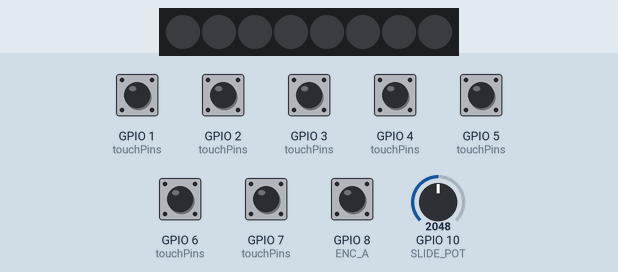
This sketch was run on a simulated ESP32-S3. On the bench: 8 RGB LEDs in strip order, left to right. The test bench sets the inputs (shaded band); at power-on: GPIO 1 (touchPins), GPIO 2 (touchPins), GPIO 3 (touchPins), GPIO 4 (touchPins), GPIO 5 (touchPins), GPIO 6 (touchPins), GPIO 7 (touchPins), GPIO 8 (ENC_A) HIGH, GPIO 10 (SLIDE_POT) = 2048. Dim RGB values are drawn brighter than linear; MIDI output is not drawn; USB keyboard and mouse output is not drawn.

Above: at 1.2 s.
1.3 s: GPIO 1 (touchPins) pulled LOW for 0.15 s
At 1.37 s:
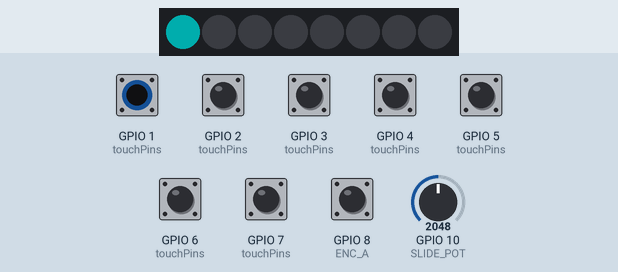
2.9 s: GPIO 2 (touchPins) pulled LOW for 0.15 s
At 2.98 s:
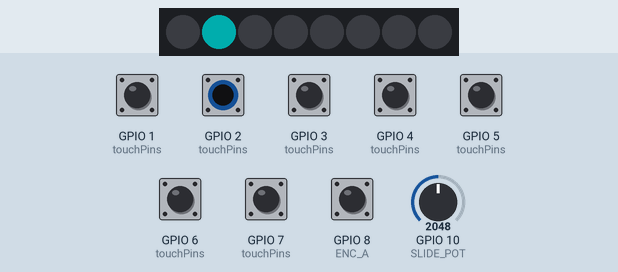
4.5 s: GPIO 3 (touchPins) pulled LOW for 0.15 s
At 4.58 s:
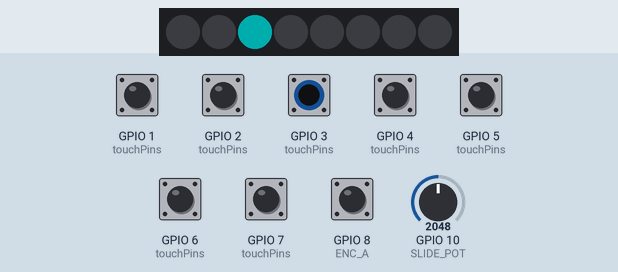
6.1 s: GPIO 4 (touchPins) pulled LOW for 0.15 s
At 6.17 s:
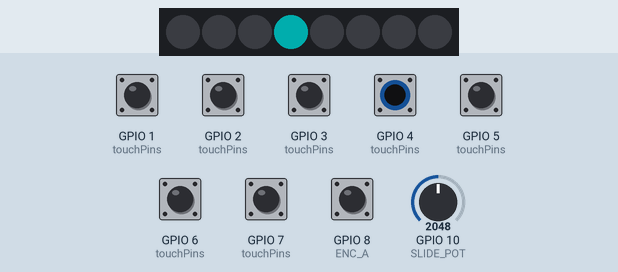
7.7 s: GPIO 5 (touchPins) pulled LOW for 0.15 s
At 7.78 s:
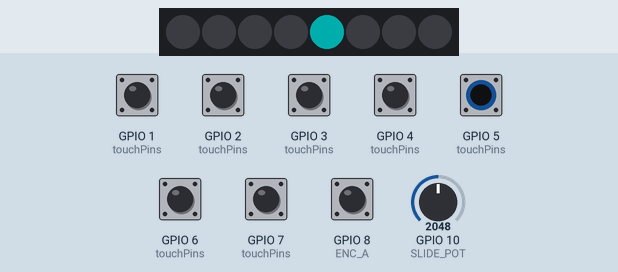
9.3 s: GPIO 6 (touchPins) pulled LOW for 0.15 s
At 9.38 s:
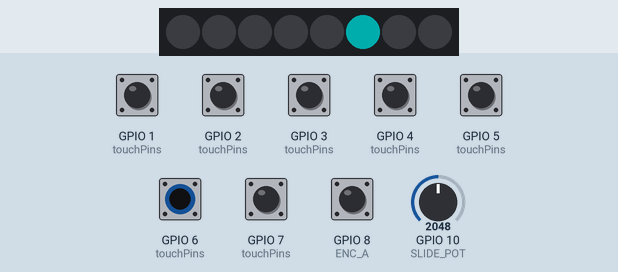
Timing chart, 0 to 11.9 s (numbered marks = the images above; inputs shaded):
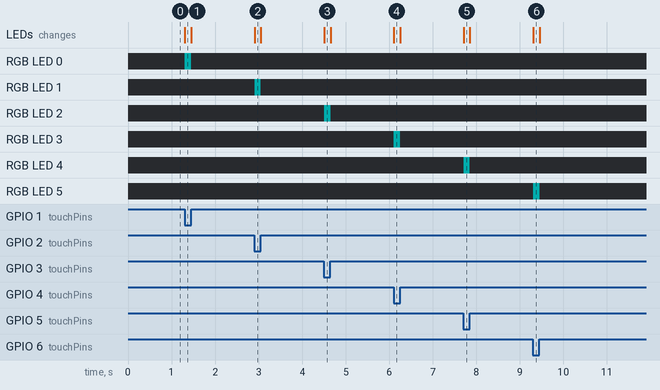

The sketch:

midi.ino
```cpp
#include <Arduino.h>
#include <USB.h>
#include <USB-MIDI.h>
#include <FastLED.h>

// ==========================================
// 1. PIN CONFIGURATION (Change to match your KiCad layout!)
// ==========================================
// Capacitive Touch Keys
#define KEY_1 1
#define KEY_2 2
#define KEY_3 3
#define KEY_4 4
#define KEY_5 5
#define KEY_6 6
#define KEY_7 7

// Rotary Encoder (EC11)
#define ENC_A 8
#define ENC_B 9

// Slide Potentiometer (Must be an ADC pin)
#define SLIDE_POT 10

// Neopixels
#define LED_PIN 11
#define NUM_LEDS 8

// ==========================================
// 2. MIDI & LED SETUP
// ==========================================
// Native USB MIDI
USBMIDI_CREATE_DEFAULT_INSTANCE();

// Neopixels
CRGB leds[NUM_LEDS];

// Touch thresholds (Adjust these based on your PCB's copper pads)
// Higher value = needs more touch. You will need to calibrate this.
const int touchThreshold = 40;
bool keyStates[7] = {false, false, false, false, false, false, false};
int touchPins[7] = {KEY_1, KEY_2, KEY_3, KEY_4, KEY_5, KEY_6, KEY_7};
// MIDI Notes (C Major scale: C4, D4, E4, F4, G4, A4, B4)
int midiNotes[7] = {60, 62, 64, 65, 67, 69, 71};

// Encoder variables
int lastEncA = LOW;
int encoderPos = 0;

// ==========================================
// 3. SETUP
// ==========================================
void setup() {
  Serial.begin(115200);

  // Start USB MIDI
  MIDI.begin(1); // Channel 1
  USB.begin();

  // Setup Neopixels
  FastLED.addLeds<SK6812, LED_PIN, GRB>(leds, NUM_LEDS);
  FastLED.setBrightness(50); // Don't blind yourself!
  fill_solid(leds, NUM_LEDS, CRGB::Black);
  FastLED.show();

  // Setup Encoder
  pinMode(ENC_A, INPUT_PULLUP);
  pinMode(ENC_B, INPUT_PULLUP);
  lastEncA = digitalRead(ENC_A);
}

// ==========================================
// 4. MAIN LOOP
// ==========================================
void loop() {
  readTouchKeys();
  readEncoder();
  readSlidePot();

  delay(10); // Small delay to debounce
}

// ==========================================
// 5. HELPER FUNCTIONS
// ==========================================

// Read the 7 capacitive touch pads
void readTouchKeys() {
  for (int i = 0; i < 7; i++) {
    // touchRead returns a lower number when touched
    int touchValue = touchRead(touchPins[i]);
    bool isTouched = (touchValue < touchThreshold);

    if (isTouched && !keyStates[i]) {
      // Key was just pressed
      keyStates[i] = true;
      MIDI.sendNoteOn(midiNotes[i], 127, 1);

      // Light up the NeoPixel under the key
      leds[i] = CRGB::Cyan;
      FastLED.show();

    } else if (!isTouched && keyStates[i]) {
      // Key was just released
      keyStates[i] = false;
      MIDI.sendNoteOff(midiNotes[i], 0, 1);

      // Turn off the NeoPixel
      leds[i] = CRGB::Black;
      FastLED.show();
    }
  }
}

// Read the rotary encoder to send Control Change (CC) messages
void readEncoder() {
  int currentEncA = digitalRead(ENC_A);
  if (currentEncA != lastEncA && currentEncA == LOW) {
    if (digitalRead(ENC_B) != currentEncA) {
      encoderPos--;
      MIDI.sendControlChange(1, 127, 1); // CC 1 (Mod Wheel) Down
    } else {
      encoderPos++;
      MIDI.sendControlChange(1, 1, 1);   // CC 1 (Mod Wheel) Up
    }
  }
  lastEncA = currentEncA;
}

// Read the slide potentiometer to send Pitch Bend
void readSlidePot() {
  int potValue = analogRead(SLIDE_POT);

  // Map the 12-bit ADC (0-4095) to the 14-bit Pitch Bend range (0-16383)
  int pitchBendValue = map(potValue, 0, 4095, 0, 16383);

  // Send Pitch Bend (0 is max down, 8192 is center, 16383 is max up)
  MIDI.sendPitchBend(pitchBendValue, 1);
}
```

Measured:
- after the input at 1.3 s, RGB LED 0: off → RGB(0, 50, 50) at once, → off 0.15 s later; the LEDs: change at once (image 1)
- after the input at 2.9 s, RGB LED 1: off → RGB(0, 50, 50) at once, → off 0.14 s later; the LEDs: change at once (image 2)
- after the input at 4.5 s, RGB LED 2: off → RGB(0, 50, 50) at once, → off 0.15 s later; the LEDs: change at once (image 3)
- after the input at 6.1 s, RGB LED 3: off → RGB(0, 50, 50) at once, → off 0.15 s later; the LEDs: change at once (image 4)
- after the input at 7.7 s, RGB LED 4: off → RGB(0, 50, 50) at once, → off 0.14 s later; the LEDs: change at once (image 5)
- after the input at 9.3 s, RGB LED 5: off → RGB(0, 50, 50) at once, → off 0.15 s later; the LEDs: change at once (image 6)
